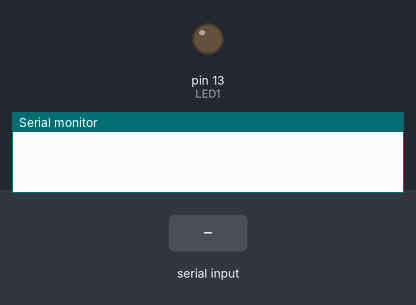
Recording of a sketch running on a simulated Arduino Uno, built with avr-gcc and run on an emulated ATmega328P. On the bench: output pins drawn as LEDs (lit = HIGH), the last lines printed to the serial monitor. The inputs (shaded band) are chosen by the test bench.

Above: at 1.2 s.
1.3 s: "on" received over Serial
At 2.0 s:
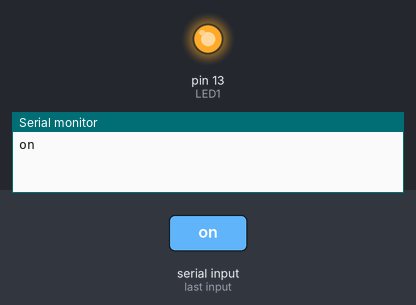
2.8 s: "off" received over Serial
At 3.5 s:
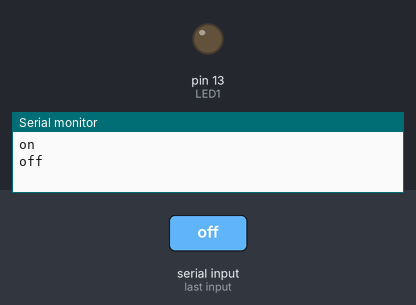
Timing chart, 0 to 5.8 s (numbered marks = the images above; inputs shaded):
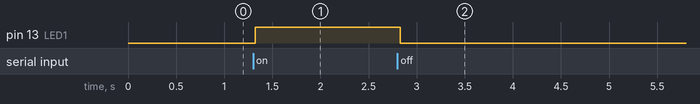

Measured:
- after the input at 1.3 s, pin 13 (LED1): LOW → HIGH at once
- after the input at 2.8 s, pin 13 (LED1): HIGH → LOW at once

The sketch:

bulb.ino
```cpp
String text;
int LED1=13;
//int LED2=12;
//int LED3=11;
void setup() {
  // put your setup code here, to run once:
Serial.begin(9600);
pinMode(LED1,OUTPUT);
//pinMode(LED2,OUTPUT);
//pinMode(LED3,OUTPUT);
}

void loop() {
  // put your main code here, to run repeatedly:
  while(Serial.available())
  {
    delay(10);
    char c=Serial.read();
    text +=c;
  }
  if(text.length()>0)
  {
    Serial.println(text);
    if(text=="on")
    {
      digitalWrite(LED1,HIGH);
    //  digitalWrite(LED2,HIGH);
      //digitalWrite(LED3,HIGH);
    }
    if(text=="off")
    {
      digitalWrite(LED1,LOW);
     // digitalWrite(LED2,LOW);
      //digitalWrite(LED3,LOW);

    }

    text="";}
    }
```
